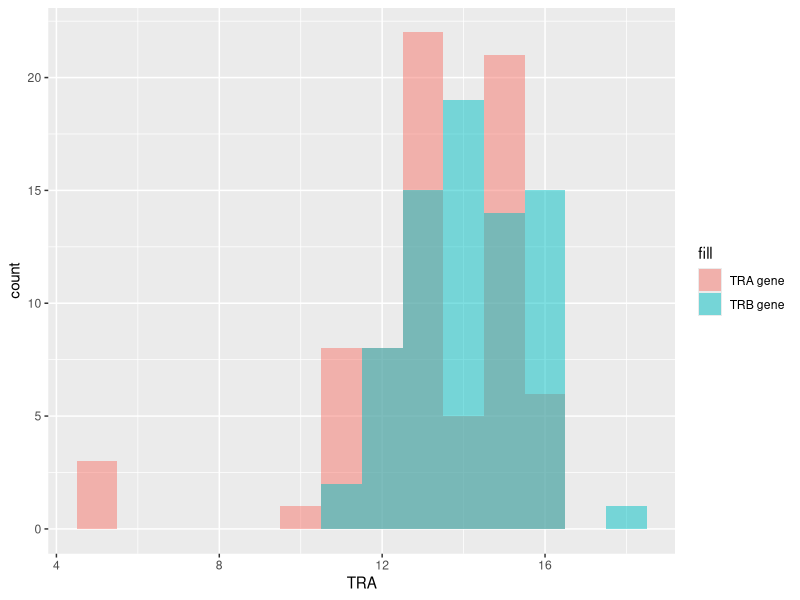

This chart was generated by the following R code:
library("ggplot2")
TRA <- c(13, 12, 16, 12, 14, 15, 15, 14, 15, 15, 14, 12, 12, 12, 12, 13, 11, 13, 16, 16, 15, 15, 15, 11, 11, 11, 13, 13, 16, 13, 13, 13, 15, 15, 11, 11, 11, 14, 13, 13, 15, 15, 15, 15, 13, 12, 11, 12, 15, 13, 16, 16, 15, 15, 15, 10, 15, 13, 13, 13, 13, 15, 15, 15, 13, 13, 13, 13, 5, 5, 13, 13, 5, 14)
TRB <- c(16, 15, 13, 13, 16, 16, 16, 14, 14, 14, 12, 14, 14, 16, 14, 14, 14, 14, 13, 13, 13, 11, 16, 16, 18, 15, 16, 15, 13, 13, 12, 12, 12, 13, 16, 13, 13, 14, 14, 16, 16, 16, 14, 13, 13, 14, 16, 14, 14, 11, 14, 13, 13, 12, 12, 12, 12, 15, 15, 16, 15, 13, 16, 15, 14, 15, 15, 15, 14, 15, 14, 15, 15, 15)
ggplot() + geom_histogram(aes(x=TRA, fill="TRA gene"), alpha=0.5, binwidth=1) + geom_histogram(aes(x=TRB, fill="TRB gene"), alpha=0.5, binwidth=1) + labs(main='Distribution of CDR3 sequence length in TRA and TRB genes', xlab='CDR3 sequence length')